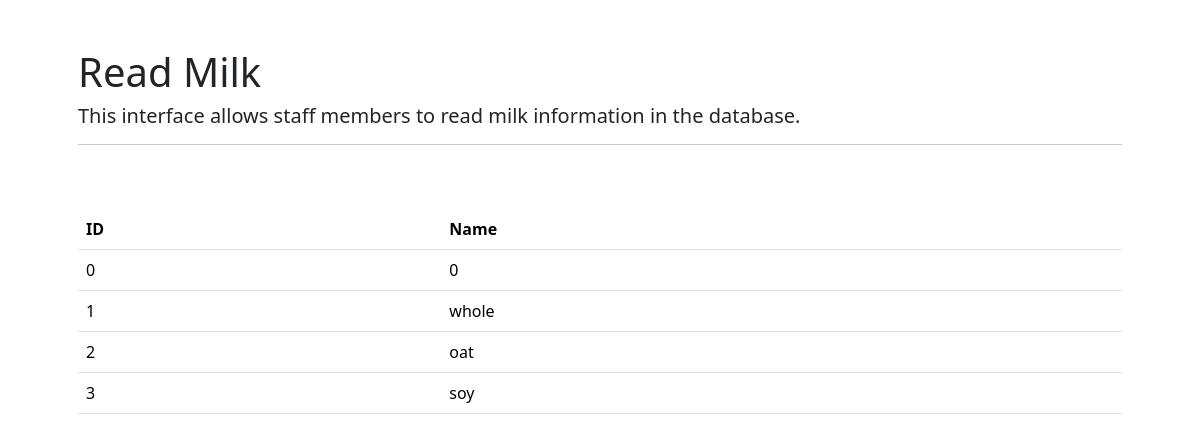
Page /final_project/read/read_milk.php on the committed database.
### tables this page shows
CREATE TABLE milk (
  milk_id INT NOT NULL,
  milk_name VARCHAR(20) NOT NULL,
  PRIMARY KEY (milk_id)
);

### final_project/read/read_milk.php (the view, shortened to what this page needs)
<?php
require_once '../connect.php';
$q1 = "SELECT * FROM milk";
$stmt = $conn->prepare($q1);
$stmt->execute($i);
?>
<!DOCTYPE HTML>
<html>
    <head>
         <link href="https://cdn.jsdelivr.net/npm/bootstrap@5.3.8/dist/css/bootstrap.min.css" rel="stylesheet">
    </head>
    <body>
    <div class="container p-5">
        <h1>Read Milk</h1>
        <h5>This interface allows staff members to read milk information in the database.</h5>
        <hr/>
        <br><br>
        <table class="table">
                <thead>
                    <tr>
                    <th>ID</th>
                    <th>Name</th>
                    </tr>
                </thead>
                <tbody>
                <?php
                    while($milk = $stmt->fetch(PDO::FETCH_ASSOC)) { ?>
                    <tr>
                        <td><?php echo $milk["milk_id"];?></td>
                        <td><?php echo $milk["milk_name"];?></td>
                    </tr>
                <?php
                    } ?>
                </tbody>
                </table>
    </div>
    </body>
</html>

### rows in the picture
milk: milk_id "0", milk_name "0"
milk: milk_id "1", milk_name "whole"
milk: milk_id "2", milk_name "oat"
milk: milk_id "3", milk_name "soy"
